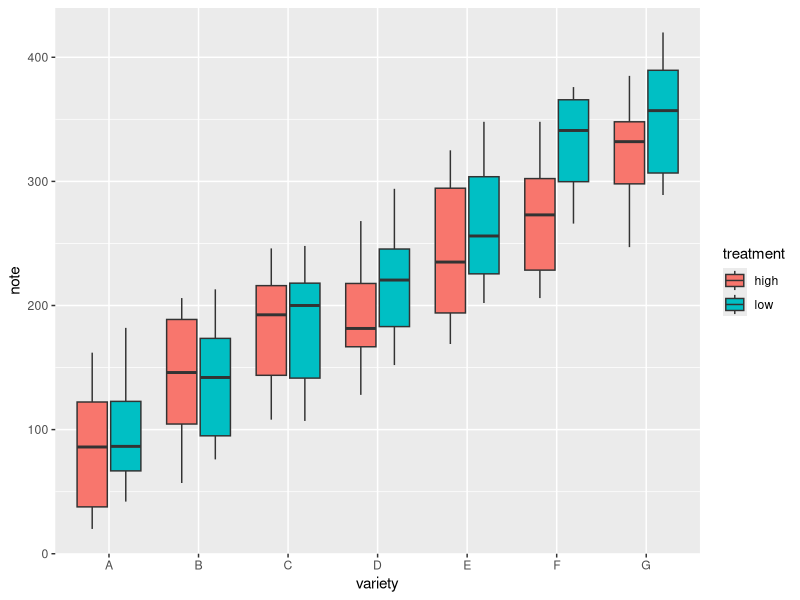
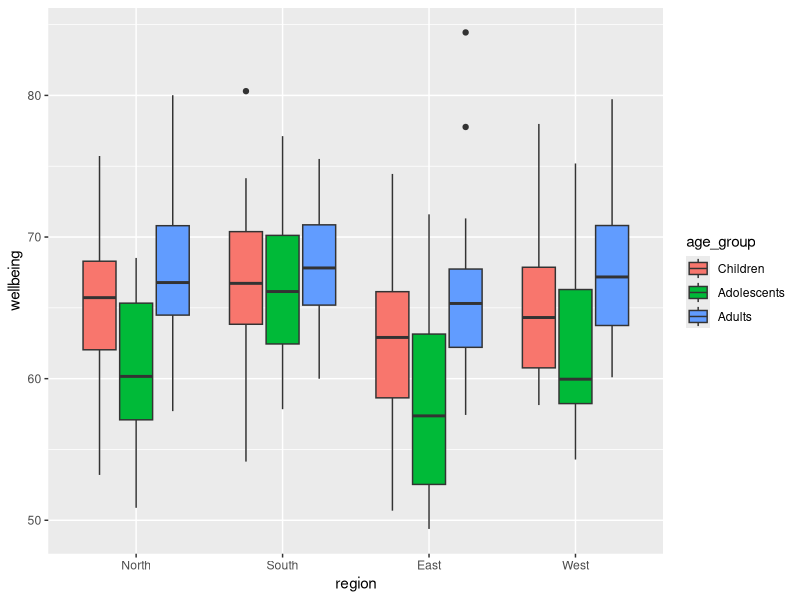
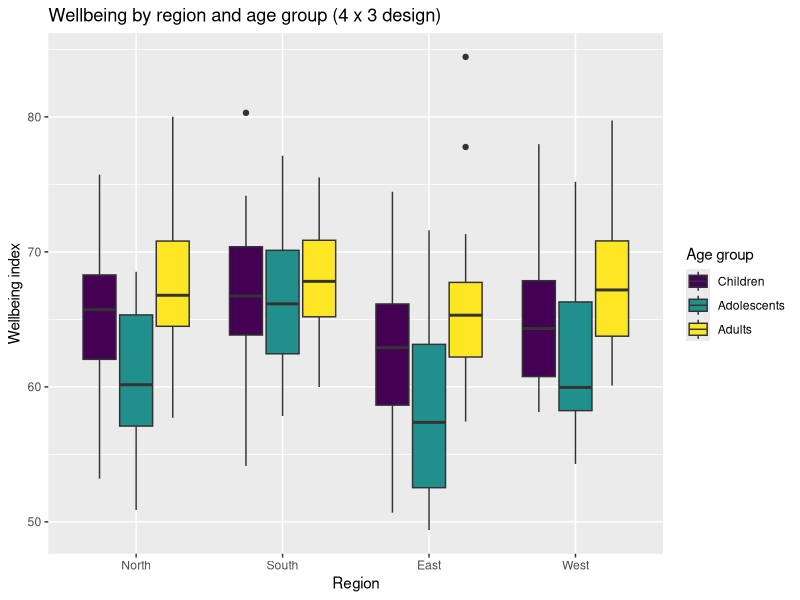

Here is the R script that generated these plots, in order:
## ---- chunk 1
knitr::opts_chunk$set(echo = TRUE, message = FALSE, warning = FALSE,
                      fig.align = "center", fig.width = 7, fig.height = 4.5)
## ---- chunk 2
library(ggplot2)
## ---- chunk 3
# --- Reference code from the R Graph Gallery (7 x 2 design) ---
# (Reproduced here only so you can compare it to your own version.)

variety   <- rep(LETTERS[1:7], each = 40)
treatment <- rep(c("high", "low"), each = 20)
note      <- seq(1:280) + sample(1:150, 280, replace = TRUE)
gallery_data <- data.frame(variety, treatment, note)

ggplot(gallery_data, aes(x = variety, y = note, fill = treatment)) +
  geom_boxplot()
## ---- chunk 4
set.seed(123)  # makes the random draw reproducible: everyone gets the same data

n_rep <- 20    # number of respondents per region x age_group combination

# Build every combination of respondent, age_group and region.
# expand.grid() varies the FIRST listed factor fastest.
study <- expand.grid(
  respondent = 1:n_rep,
  age_group  = c("Children", "Adolescents", "Adults"),
  region     = c("North", "South", "East", "West")
)

# Effect sizes we are "baking into" the simulation, so we know the right answer.
region_effect <- c(North = 0, South = 3, East = -2, West = 1)
age_effect    <- c(Children = 0, Adolescents = -4, Adults = 2)  # an "adolescent dip"

# Build the response: baseline 65 + region effect + age effect + noise.

study$wellbeing <- 65 +
  region_effect[as.character(study$region)] +
  age_effect[as.character(study$age_group)] +
  rnorm(nrow(study), mean = 0, sd = 6)

# Fix the order in which levels appear on the plot (instead of alphabetical).
study$region    <- factor(study$region,
                          levels = c("North", "South", "East", "West"))
study$age_group <- factor(study$age_group,
                          levels = c("Children", "Adolescents", "Adults"))
## ---- chunk 5
ggplot(study, aes(x = region, y = wellbeing, fill = age_group)) +
  geom_boxplot()
## ---- chunk 6
# How many boxes should appear, and is the design balanced?

nlevels(study$region) * nlevels(study$age_group)  # expected number of boxes
table(study$region, study$age_group)              # all cells should be 20

# Median wellbeing per cell — the plot's boxes should track these numbers.
aggregate(wellbeing ~ region + age_group, data = study, FUN = median)
## ---- chunk 7

ggplot(study, aes(x = region, y = wellbeing, fill = age_group)) +
  geom_boxplot() +
  labs(
    title = "Wellbeing by region and age group (4 x 3 design)",
    x = "Region",
    y = "Wellbeing index",
    fill = "Age group"
  ) +
  scale_fill_viridis_d()   
